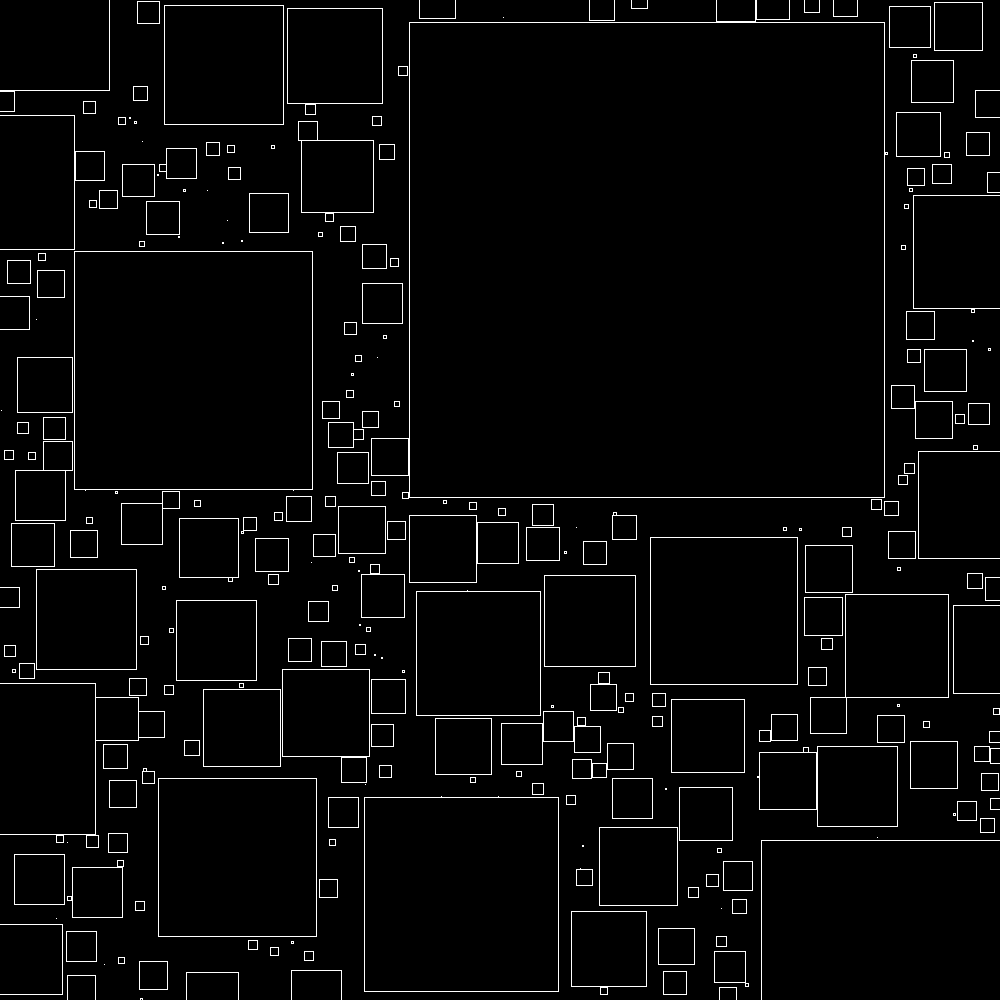
Frame 1 (no input)
Frame 60 (the mouse pressed at the canvas centre just before this capture): identical to frame 1, image omitted
Frame 120 (the mouse held since frame 60 and released just before this capture): identical to frame 1, image omitted

The Processing sketch that drew this single still picture (run headless with seeded random() and noise(); from frame 60 on, the mouse is pressed at the canvas centre):

// Processing sketch: Square_Maker
// ── Square_Maker.pde
SquareManager manager;
 
void setup()
{
  size(1000,1000);
 
  manager = new SquareManager();
 
  stroke(255,255,255);
 
  background(0);
   
  makeSquares(300);
}
 
void makeSquares(int x)
{
    for(int i = 0; i < x; i++)
  {
     // guarantee the creation of the x number of squares
    while(true)
    {
      int rx = (int)random(width);
      int ry = (int)random(height);
      int rs = (int)random(500);
 
      fill(0);
      if(manager.createSquare(rx,ry,rs))
      {
        break;
      }
    }
  }
}
 
void draw()
{
 
}
 
void mouseClicked()
{
  background(0);
  manager = new SquareManager();
  makeSquares(300);
}


// ── square_manager.pde
class SquareManager
{
  private int[] m_cxList;
  private int[] m_cyList;
  private int[] m_sizeList;
  private int m_count;
  private int m_capacity;
 
  // ------------------------------ public  methods
  public SquareManager()
  {
    m_count = 0;
    m_capacity = 1;
    m_cxList = new int[m_count];
    m_cyList = new int[m_count];
    m_sizeList = new int[ m_count ];
 
  }
 
 
  public boolean createSquare(int cx, int cy, int s)
  {
    // Check to see is if the passed square intersects with a saved square
    if( ! findIntersection(cx, cy, s) )
    {
      // No intersection so draw the square
      rect( cx - (s/2), cy - (s/2), s, s );
 
      // Save the square in array
      saveSquare( cx, cy, s );
 
      return true;
    }
 
    return false;
  }
 
 
 
  private boolean rectIntersect( int left1, int right1, int top1, int bottom1, int left2, int right2, int top2, int bottom2 )
  {
    return ! ((left2 > right1) || ( right2 < left1) || (top2 > bottom1) || (bottom2  < top1 ) );
  }
 
  // ------------------------------ private methods
  private boolean findIntersection( int cx, int cy, int s)
  {
    boolean ret = false;
     
    // Loop through all the squares that are saved in the array, and perform
    // a rectangle intersection algorithm
    for ( int i = 0; i < m_count; i++ )
    {
      // Get the target data
      int tx = m_cxList[ i ];
      int ty = m_cyList[ i ];
      int ts = m_sizeList[ i ];
 
      // Rect One
      int left1 = tx - (ts/2);
      int right1 = tx + (ts/2);
      int top1 = ty - (ts/2);
      int bottom1 = ty + (ts/2);
 
      // Rect Two
      int left2 = cx - (s/2);
      int right2 = cx + (s/2);
      int top2 = cy - (s/2);
      int bottom2 = cy + (s/2);
       
       
      // Perform an OR check against all the sides
      if ( rectIntersect(left1, right1, top1, bottom1, left2, right2, top2, bottom2) )
      {
 
        return true;
      }
 
 
    }
 
    return ret;
  }
 
  private void saveSquare( int cx, int cy, int s )
  {
    m_count++;
     
    // If more memory is required to be allocated, double the array capacity
    if ( m_count == m_capacity)
    {
       m_cxList = expand( m_cxList, m_capacity * 2);
       m_cyList = expand( m_cyList, m_capacity * 2);
       m_sizeList = expand( m_sizeList, m_capacity * 2 );
        
      m_capacity *= 2;
    }
     
    // Save the square data
    m_cxList[m_count - 1] = cx;
    m_cyList[m_count - 1] = cy;
    m_sizeList[ m_count - 1] = s;
     
  }
 
}
